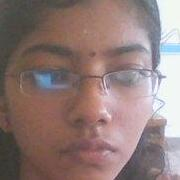
#> input picture LIP READER 0.3/testdata/face0.jpg, 180 x 180 px
$ python -i harris.py   (imports and definitions only)   (Python 2 division)
#> lines starting #> are read from the running program, lines starting #| are printed output that depends on the picture
from pylab import *

from scipy import *
from scipy import signal

def gauss_kernel(size, sizey = None):
    """ Returns a normalized 2D gauss kernel array for convolutions """
    size = int(size)
    if not sizey:
        sizey = size
    else:
        sizey = int(sizey)
    x, y = mgrid[-size:size+1, -sizey:sizey+1]
    g = exp(-(x**2/float(size)+y**2/float(sizey)))
    return g / g.sum()

def gauss_derivative_kernels(size, sizey=None):
    """ returns x and y derivatives of a 2D
        gauss kernel array for convolutions """
    size = int(size)
    if not sizey:
        sizey = size
    else:
        sizey = int(sizey)
    y, x = mgrid[-size:size+1, -sizey:sizey+1]

    #x and y derivatives of a 2D gaussian with standard dev half of size
    # (ignore scale factor)
    gx = - x * exp(-(x**2/float((0.5*size)**2)+y**2/float((0.5*sizey)**2)))
    gy = - y * exp(-(x**2/float((0.5*size)**2)+y**2/float((0.5*sizey)**2)))

    return gx,gy

def gauss_derivatives(im, n, ny=None):
    """ returns x and y derivatives of an image using gaussian
        derivative filters of size n. The optional argument
        ny allows for a different size in the y direction."""

    gx,gy = gauss_derivative_kernels(n, sizey=ny)

    imx = signal.convolve(im,gx, mode='same')
    imy = signal.convolve(im,gy, mode='same')

    return imx,imy


def compute_harris_response(image):
    """ compute the Harris corner detector response function
        for each pixel in the image"""

    #derivatives
    imx,imy = gauss_derivatives(image, 3)

    #kernel for blurring
    gauss = gauss_kernel(3)

    #compute components of the structure tensor
    Wxx = signal.convolve(imx*imx,gauss,mode='same')
    Wxy = signal.convolve(imx*imy,gauss,mode='same')
    Wyy = signal.convolve(imy*imy,gauss,mode='same')

    #determinant and trace
    Wdet = Wxx*Wyy - Wxy**2
    Wtr = Wxx + Wyy

    return Wdet / Wtr

def get_harris_points(harrisim, min_distance=10, threshold=0.1):
    """ return corners from a Harris response image
        min_distance is the minimum nbr of pixels separating
        corners and image boundary"""

    #find top corner candidates above a threshold
    corner_threshold = max(harrisim.ravel()) * threshold
    harrisim_t = (harrisim > corner_threshold) * 1

    #get coordinates of candidates
    candidates = harrisim_t.nonzero()
    coords = [ (candidates[0][c],candidates[1][c]) for c in range(len(candidates[0]))]
    #...and their values
    candidate_values = [harrisim[c[0]][c[1]] for c in coords]

    #sort candidates
    index = argsort(candidate_values)

    #store allowed point locations in array
    allowed_locations = zeros(harrisim.shape)
    allowed_locations[min_distance:-min_distance,min_distance:-min_distance] = 1

    #select the best points taking min_distance into account
    filtered_coords = []
    for i in index:
        if allowed_locations[coords[i][0]][coords[i][1]] == 1:
            filtered_coords.append(coords[i])
            allowed_locations[(coords[i][0]-min_distance):(coords[i][0]+min_distance),(coords[i][1]-min_distance):(coords[i][1]+min_distance)] = 0
    print filtered_coords
    return filtered_coords


def plot_harris_points(image, filtered_coords):
    """ plots corners found in image"""
    #figure()
    #gray()
    imshow(image)
    plot([p[1] for p in filtered_coords],[p[0] for p in filtered_coords],'*')
    axis('off')
    show()

>>> import cv2
>>> picture = cv2.imread('../../LIP READER 0.3/testdata/face0.jpg', cv2.IMREAD_GRAYSCALE)
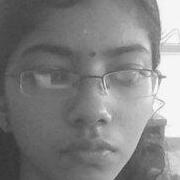
#> picture: shape (180, 180); min 51, max 255, mean 129.6
>>> result = compute_harris_response(picture)
#> in gauss_derivatives, `imx = signal.convolve(im,gx, mode='same')`:
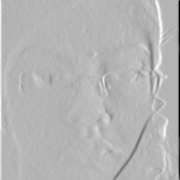
#> imx: shape (180, 180) float64; min -675.7, max 281, mean 3.5; drawn with min black and max white
#> in gauss_derivatives, `imy = signal.convolve(im,gy, mode='same')`:
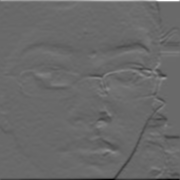
#> imy: shape (180, 180) float64; min -477.7, max 675, mean -0.4; drawn with min black and max white
#> in compute_harris_response, `Wxx = signal.convolve(imx*imx,gauss,mode='same')`:
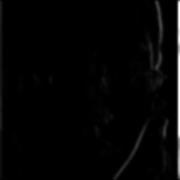
#> Wxx: shape (180, 180) float64; min 0.000135, max 164455.4, mean 3061.4; drawn with min black and max white
#> in compute_harris_response, `Wxy = signal.convolve(imx*imy,gauss,mode='same')`:
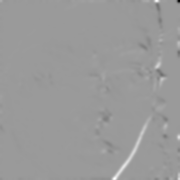
#> Wxy: shape (180, 180) float64; min -44163.1, max 28907.4, mean 50.9; drawn with min black and max white
#> in compute_harris_response, `Wdet = Wxx*Wyy - Wxy**2`:
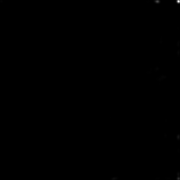
#> Wdet: shape (180, 180) float64; min -6.04e-07, max 7.19e+09, mean 3670636; drawn with min black and max white
#> in compute_harris_response, `Wtr = Wxx + Wyy`:
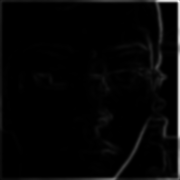
#> Wtr: shape (180, 180) float64; min 0.000144, max 185748.9, mean 4628.9; drawn with min black and max white

$ run again, on LIP READER 0.3/testdata/face10.jpg
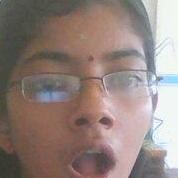
#> input picture LIP READER 0.3/testdata/face10.jpg, 178 x 178 px
#> in compute_harris_response, `Wxy = signal.convolve(imx*imy,gauss,mode='same')`:
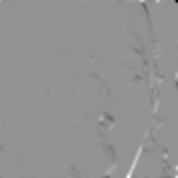
#> Wxy: shape (178, 178) float64; min -44156.9, max 32602.1, mean -35.7; drawn with min black and max white
#> in compute_harris_response, `Wtr = Wxx + Wyy`:
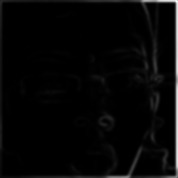
#> Wtr: shape (178, 178) float64; min -2.27e-13, max 185733.9, mean 4899.7; drawn with min black and max white
